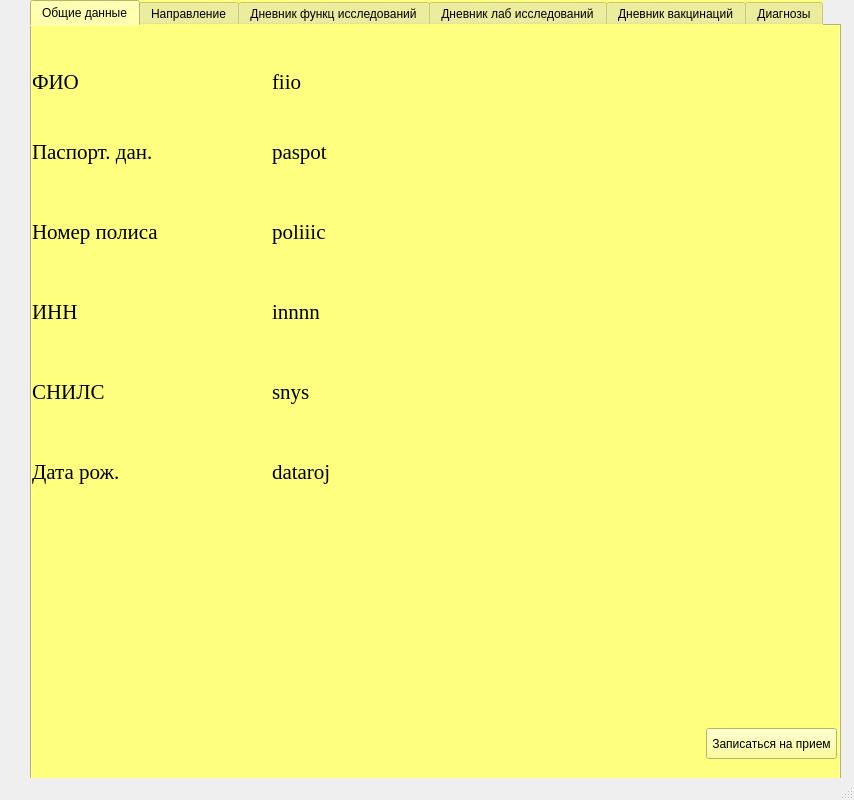
<?xml version="1.0" encoding="UTF-8"?>
<ui version="4.0">
 <class>MainWindow</class>
 <widget class="QMainWindow" name="MainWindow">
  <property name="enabled">
   <bool>true</bool>
  </property>
  <property name="geometry">
   <rect>
    <x>0</x>
    <y>0</y>
    <width>854</width>
    <height>800</height>
   </rect>
  </property>
  <property name="windowTitle">
   <string>MainWindow</string>
  </property>
  <widget class="QWidget" name="centralwidget">
   <widget class="QTabWidget" name="tabWidget">
    <property name="geometry">
     <rect>
      <x>30</x>
      <y>0</y>
      <width>811</width>
      <height>800</height>
     </rect>
    </property>
    <property name="font">
     <font>
      <pointsize>9</pointsize>
     </font>
    </property>
    <property name="styleSheet">
     <string notr="true">background-color: rgb(255, 255, 127);</string>
    </property>
    <property name="currentIndex">
     <number>0</number>
    </property>
    <widget class="QWidget" name="tab_4">
     <attribute name="title">
      <string>Общие данные</string>
     </attribute>
     <widget class="QLabel" name="label_2">
      <property name="geometry">
       <rect>
        <x>0</x>
        <y>30</y>
        <width>180</width>
        <height>51</height>
       </rect>
      </property>
      <property name="font">
       <font>
        <family>Times New Roman</family>
        <pointsize>16</pointsize>
       </font>
      </property>
      <property name="text">
       <string>ФИО</string>
      </property>
      <property name="scaledContents">
       <bool>false</bool>
      </property>
      <property name="margin">
       <number>10</number>
      </property>
     </widget>
     <widget class="QLabel" name="label_3">
      <property name="geometry">
       <rect>
        <x>240</x>
        <y>30</y>
        <width>541</width>
        <height>51</height>
       </rect>
      </property>
      <property name="font">
       <font>
        <family>Times New Roman</family>
        <pointsize>16</pointsize>
        <weight>50</weight>
        <italic>false</italic>
        <bold>false</bold>
        <underline>false</underline>
        <strikeout>false</strikeout>
        <kerning>true</kerning>
       </font>
      </property>
      <property name="text">
       <string>fiio</string>
      </property>
      <property name="scaledContents">
       <bool>false</bool>
      </property>
      <property name="margin">
       <number>10</number>
      </property>
     </widget>
     <widget class="QLabel" name="label_4">
      <property name="geometry">
       <rect>
        <x>240</x>
        <y>100</y>
        <width>541</width>
        <height>51</height>
       </rect>
      </property>
      <property name="font">
       <font>
        <family>Times New Roman</family>
        <pointsize>16</pointsize>
        <weight>50</weight>
        <italic>false</italic>
        <bold>false</bold>
        <underline>false</underline>
        <strikeout>false</strikeout>
        <kerning>true</kerning>
       </font>
      </property>
      <property name="text">
       <string>paspot</string>
      </property>
      <property name="scaledContents">
       <bool>false</bool>
      </property>
      <property name="margin">
       <number>10</number>
      </property>
     </widget>
     <widget class="QLabel" name="label_5">
      <property name="geometry">
       <rect>
        <x>0</x>
        <y>100</y>
        <width>180</width>
        <height>51</height>
       </rect>
      </property>
      <property name="font">
       <font>
        <family>Times New Roman</family>
        <pointsize>16</pointsize>
       </font>
      </property>
      <property name="text">
       <string>Паспорт. дан.</string>
      </property>
      <property name="scaledContents">
       <bool>false</bool>
      </property>
      <property name="margin">
       <number>10</number>
      </property>
     </widget>
     <widget class="QLabel" name="label_6">
      <property name="geometry">
       <rect>
        <x>240</x>
        <y>180</y>
        <width>541</width>
        <height>51</height>
       </rect>
      </property>
      <property name="font">
       <font>
        <family>Times New Roman</family>
        <pointsize>16</pointsize>
        <weight>50</weight>
        <italic>false</italic>
        <bold>false</bold>
        <underline>false</underline>
        <strikeout>false</strikeout>
        <kerning>true</kerning>
       </font>
      </property>
      <property name="text">
       <string>poliiic</string>
      </property>
      <property name="scaledContents">
       <bool>false</bool>
      </property>
      <property name="margin">
       <number>10</number>
      </property>
     </widget>
     <widget class="QLabel" name="label_7">
      <property name="geometry">
       <rect>
        <x>0</x>
        <y>180</y>
        <width>180</width>
        <height>51</height>
       </rect>
      </property>
      <property name="font">
       <font>
        <family>Times New Roman</family>
        <pointsize>16</pointsize>
       </font>
      </property>
      <property name="text">
       <string>Номер полиса</string>
      </property>
      <property name="scaledContents">
       <bool>false</bool>
      </property>
      <property name="margin">
       <number>10</number>
      </property>
     </widget>
     <widget class="QLabel" name="label_8">
      <property name="geometry">
       <rect>
        <x>240</x>
        <y>260</y>
        <width>541</width>
        <height>51</height>
       </rect>
      </property>
      <property name="font">
       <font>
        <family>Times New Roman</family>
        <pointsize>16</pointsize>
        <weight>50</weight>
        <italic>false</italic>
        <bold>false</bold>
        <underline>false</underline>
        <strikeout>false</strikeout>
        <kerning>true</kerning>
       </font>
      </property>
      <property name="text">
       <string>innnn</string>
      </property>
      <property name="scaledContents">
       <bool>false</bool>
      </property>
      <property name="margin">
       <number>10</number>
      </property>
     </widget>
     <widget class="QLabel" name="label_9">
      <property name="geometry">
       <rect>
        <x>0</x>
        <y>260</y>
        <width>180</width>
        <height>51</height>
       </rect>
      </property>
      <property name="font">
       <font>
        <family>Times New Roman</family>
        <pointsize>16</pointsize>
       </font>
      </property>
      <property name="text">
       <string>ИНН</string>
      </property>
      <property name="scaledContents">
       <bool>false</bool>
      </property>
      <property name="margin">
       <number>10</number>
      </property>
     </widget>
     <widget class="QLabel" name="label_10">
      <property name="geometry">
       <rect>
        <x>0</x>
        <y>340</y>
        <width>180</width>
        <height>51</height>
       </rect>
      </property>
      <property name="font">
       <font>
        <family>Times New Roman</family>
        <pointsize>16</pointsize>
       </font>
      </property>
      <property name="text">
       <string>СНИЛС</string>
      </property>
      <property name="scaledContents">
       <bool>false</bool>
      </property>
      <property name="margin">
       <number>10</number>
      </property>
     </widget>
     <widget class="QLabel" name="label_11">
      <property name="geometry">
       <rect>
        <x>240</x>
        <y>340</y>
        <width>541</width>
        <height>51</height>
       </rect>
      </property>
      <property name="font">
       <font>
        <family>Times New Roman</family>
        <pointsize>16</pointsize>
        <weight>50</weight>
        <italic>false</italic>
        <bold>false</bold>
        <underline>false</underline>
        <strikeout>false</strikeout>
        <kerning>true</kerning>
       </font>
      </property>
      <property name="text">
       <string>snys</string>
      </property>
      <property name="scaledContents">
       <bool>false</bool>
      </property>
      <property name="margin">
       <number>10</number>
      </property>
     </widget>
     <widget class="QLabel" name="label_12">
      <property name="geometry">
       <rect>
        <x>240</x>
        <y>420</y>
        <width>541</width>
        <height>51</height>
       </rect>
      </property>
      <property name="font">
       <font>
        <family>Times New Roman</family>
        <pointsize>16</pointsize>
        <weight>50</weight>
        <italic>false</italic>
        <bold>false</bold>
        <underline>false</underline>
        <strikeout>false</strikeout>
        <kerning>true</kerning>
       </font>
      </property>
      <property name="text">
       <string>dataroj</string>
      </property>
      <property name="scaledContents">
       <bool>false</bool>
      </property>
      <property name="margin">
       <number>10</number>
      </property>
     </widget>
     <widget class="QLabel" name="label_13">
      <property name="geometry">
       <rect>
        <x>0</x>
        <y>420</y>
        <width>180</width>
        <height>51</height>
       </rect>
      </property>
      <property name="font">
       <font>
        <family>Times New Roman</family>
        <pointsize>16</pointsize>
       </font>
      </property>
      <property name="text">
       <string>Дата рож.</string>
      </property>
      <property name="scaledContents">
       <bool>false</bool>
      </property>
      <property name="margin">
       <number>10</number>
      </property>
     </widget>
     <widget class="QPushButton" name="pushButton">
      <property name="geometry">
       <rect>
        <x>674</x>
        <y>702</y>
        <width>131</width>
        <height>31</height>
       </rect>
      </property>
      <property name="text">
       <string>Записаться на прием</string>
      </property>
     </widget>
    </widget>
    <widget class="QWidget" name="tab_7">
     <attribute name="title">
      <string>Направление</string>
     </attribute>
     <widget class="QTableWidget" name="tableWidget">
      <property name="geometry">
       <rect>
        <x>0</x>
        <y>0</y>
        <width>800</width>
        <height>800</height>
       </rect>
      </property>
      <property name="font">
       <font>
        <family>Times New Roman</family>
        <pointsize>12</pointsize>
        <underline>false</underline>
        <strikeout>false</strikeout>
       </font>
      </property>
      <property name="cursor" stdset="0">
       <cursorShape>CrossCursor</cursorShape>
      </property>
      <property name="sortingEnabled">
       <bool>false</bool>
      </property>
      <property name="rowCount">
       <number>3</number>
      </property>
      <property name="columnCount">
       <number>5</number>
      </property>
      <attribute name="horizontalHeaderCascadingSectionResizes">
       <bool>false</bool>
      </attribute>
      <attribute name="horizontalHeaderShowSortIndicator" stdset="0">
       <bool>false</bool>
      </attribute>
      <attribute name="horizontalHeaderStretchLastSection">
       <bool>true</bool>
      </attribute>
      <attribute name="verticalHeaderCascadingSectionResizes">
       <bool>false</bool>
      </attribute>
      <attribute name="verticalHeaderDefaultSectionSize">
       <number>20</number>
      </attribute>
      <attribute name="verticalHeaderMinimumSectionSize">
       <number>21</number>
      </attribute>
      <attribute name="verticalHeaderShowSortIndicator" stdset="0">
       <bool>false</bool>
      </attribute>
      <attribute name="verticalHeaderStretchLastSection">
       <bool>false</bool>
      </attribute>
      <row/>
      <row/>
      <row/>
      <column>
       <property name="text">
        <string>Тип</string>
       </property>
      </column>
      <column>
       <property name="text">
        <string>Название</string>
       </property>
      </column>
      <column>
       <property name="text">
        <string>Дата</string>
       </property>
      </column>
      <column>
       <property name="text">
        <string>Врач</string>
       </property>
      </column>
      <column>
       <property name="text">
        <string>Готовность</string>
       </property>
      </column>
      <item row="1" column="0">
       <property name="text">
        <string>ggwp</string>
       </property>
      </item>
      <item row="1" column="1">
       <property name="text">
        <string>ffna15</string>
       </property>
      </item>
      <item row="1" column="2">
       <property name="text">
        <string>pp</string>
       </property>
      </item>
      <item row="1" column="3">
       <property name="text">
        <string>xD</string>
       </property>
      </item>
      <item row="1" column="4">
       <property name="text">
        <string>lol</string>
       </property>
      </item>
      <item row="2" column="0">
       <property name="text">
        <string>re</string>
       </property>
      </item>
      <item row="2" column="1">
       <property name="text">
        <string>hhjj</string>
       </property>
      </item>
     </widget>
    </widget>
    <widget class="QWidget" name="tab_5">
     <attribute name="title">
      <string>Дневник функц исследований</string>
     </attribute>
     <widget class="QTableWidget" name="tableWidget_2">
      <property name="geometry">
       <rect>
        <x>0</x>
        <y>0</y>
        <width>800</width>
        <height>800</height>
       </rect>
      </property>
      <property name="font">
       <font>
        <family>Times New Roman</family>
        <pointsize>12</pointsize>
       </font>
      </property>
      <property name="rowCount">
       <number>3</number>
      </property>
      <attribute name="horizontalHeaderCascadingSectionResizes">
       <bool>false</bool>
      </attribute>
      <attribute name="horizontalHeaderHighlightSections">
       <bool>true</bool>
      </attribute>
      <attribute name="horizontalHeaderShowSortIndicator" stdset="0">
       <bool>false</bool>
      </attribute>
      <attribute name="horizontalHeaderStretchLastSection">
       <bool>true</bool>
      </attribute>
      <attribute name="verticalHeaderVisible">
       <bool>false</bool>
      </attribute>
      <attribute name="verticalHeaderCascadingSectionResizes">
       <bool>false</bool>
      </attribute>
      <attribute name="verticalHeaderShowSortIndicator" stdset="0">
       <bool>false</bool>
      </attribute>
      <attribute name="verticalHeaderStretchLastSection">
       <bool>false</bool>
      </attribute>
      <row/>
      <row/>
      <row/>
      <column>
       <property name="text">
        <string>Название</string>
       </property>
      </column>
      <column>
       <property name="text">
        <string>Дата</string>
       </property>
      </column>
      <column>
       <property name="text">
        <string>Врач</string>
       </property>
      </column>
      <column>
       <property name="text">
        <string>Результат</string>
       </property>
      </column>
      <item row="0" column="0">
       <property name="text">
        <string>rt</string>
       </property>
       <property name="background">
        <brush brushstyle="SolidPattern">
         <color alpha="255">
          <red>255</red>
          <green>0</green>
          <blue>0</blue>
         </color>
        </brush>
       </property>
      </item>
      <item row="0" column="1">
       <property name="text">
        <string>ed</string>
       </property>
       <property name="background">
        <brush brushstyle="SolidPattern">
         <color alpha="255">
          <red>0</red>
          <green>255</green>
          <blue>0</blue>
         </color>
        </brush>
       </property>
      </item>
      <item row="0" column="2">
       <property name="text">
        <string>cv</string>
       </property>
      </item>
      <item row="0" column="3">
       <property name="text">
        <string>gf</string>
       </property>
      </item>
      <item row="1" column="0">
       <property name="text">
        <string>d</string>
       </property>
      </item>
     </widget>
    </widget>
    <widget class="QWidget" name="tab_6">
     <attribute name="title">
      <string>Дневник лаб исследований</string>
     </attribute>
     <widget class="QTableWidget" name="tableWidget_3">
      <property name="geometry">
       <rect>
        <x>0</x>
        <y>0</y>
        <width>800</width>
        <height>800</height>
       </rect>
      </property>
      <property name="font">
       <font>
        <family>Times New Roman</family>
        <pointsize>12</pointsize>
       </font>
      </property>
      <property name="rowCount">
       <number>3</number>
      </property>
      <attribute name="horizontalHeaderCascadingSectionResizes">
       <bool>false</bool>
      </attribute>
      <attribute name="horizontalHeaderHighlightSections">
       <bool>true</bool>
      </attribute>
      <attribute name="horizontalHeaderShowSortIndicator" stdset="0">
       <bool>false</bool>
      </attribute>
      <attribute name="horizontalHeaderStretchLastSection">
       <bool>true</bool>
      </attribute>
      <attribute name="verticalHeaderVisible">
       <bool>false</bool>
      </attribute>
      <attribute name="verticalHeaderCascadingSectionResizes">
       <bool>false</bool>
      </attribute>
      <attribute name="verticalHeaderShowSortIndicator" stdset="0">
       <bool>false</bool>
      </attribute>
      <attribute name="verticalHeaderStretchLastSection">
       <bool>false</bool>
      </attribute>
      <row/>
      <row/>
      <row/>
      <column>
       <property name="text">
        <string>Название</string>
       </property>
      </column>
      <column>
       <property name="text">
        <string>Дата</string>
       </property>
      </column>
      <column>
       <property name="text">
        <string>Врач</string>
       </property>
      </column>
      <column>
       <property name="text">
        <string>Результат</string>
       </property>
      </column>
      <item row="0" column="0">
       <property name="text">
        <string>Арх</string>
       </property>
      </item>
      <item row="0" column="1">
       <property name="text">
        <string>fd</string>
       </property>
      </item>
      <item row="0" column="2">
       <property name="text">
        <string>v</string>
       </property>
      </item>
      <item row="0" column="3">
       <property name="text">
        <string>b</string>
       </property>
      </item>
      <item row="1" column="0">
       <property name="text">
        <string>c</string>
       </property>
      </item>
      <item row="1" column="1">
       <property name="text">
        <string>v</string>
       </property>
      </item>
      <item row="1" column="2">
       <property name="text">
        <string>b</string>
       </property>
      </item>
      <item row="1" column="3">
       <property name="text">
        <string>n</string>
       </property>
      </item>
     </widget>
    </widget>
    <widget class="QWidget" name="tab_3">
     <attribute name="title">
      <string>Дневник вакцинаций</string>
     </attribute>
     <widget class="QTableWidget" name="tableWidget_4">
      <property name="geometry">
       <rect>
        <x>0</x>
        <y>0</y>
        <width>800</width>
        <height>800</height>
       </rect>
      </property>
      <property name="font">
       <font>
        <family>Times New Roman</family>
        <pointsize>12</pointsize>
       </font>
      </property>
      <property name="rowCount">
       <number>3</number>
      </property>
      <attribute name="horizontalHeaderShowSortIndicator" stdset="0">
       <bool>false</bool>
      </attribute>
      <attribute name="horizontalHeaderStretchLastSection">
       <bool>true</bool>
      </attribute>
      <row/>
      <row/>
      <row/>
      <column>
       <property name="text">
        <string>Название</string>
       </property>
      </column>
      <column>
       <property name="text">
        <string>Тип вакцины</string>
       </property>
      </column>
      <column>
       <property name="text">
        <string>Дата начала</string>
       </property>
      </column>
      <column>
       <property name="text">
        <string>Дата конца </string>
       </property>
      </column>
      <item row="0" column="0">
       <property name="text">
        <string>x</string>
       </property>
      </item>
      <item row="0" column="1">
       <property name="text">
        <string>x</string>
       </property>
      </item>
      <item row="0" column="2">
       <property name="text">
        <string>z</string>
       </property>
      </item>
      <item row="0" column="3">
       <property name="text">
        <string>cvb</string>
       </property>
      </item>
      <item row="1" column="0">
       <property name="text">
        <string>ds</string>
       </property>
      </item>
      <item row="1" column="1">
       <property name="text">
        <string>f</string>
       </property>
      </item>
     </widget>
    </widget>
    <widget class="QWidget" name="tab">
     <attribute name="title">
      <string>Диагнозы</string>
     </attribute>
     <widget class="QTableWidget" name="tableWidget_5">
      <property name="geometry">
       <rect>
        <x>0</x>
        <y>0</y>
        <width>800</width>
        <height>800</height>
       </rect>
      </property>
      <property name="font">
       <font>
        <family>Times New Roman</family>
        <pointsize>12</pointsize>
       </font>
      </property>
      <property name="rowCount">
       <number>3</number>
      </property>
      <attribute name="horizontalHeaderCascadingSectionResizes">
       <bool>false</bool>
      </attribute>
      <attribute name="horizontalHeaderHighlightSections">
       <bool>true</bool>
      </attribute>
      <attribute name="horizontalHeaderShowSortIndicator" stdset="0">
       <bool>false</bool>
      </attribute>
      <attribute name="horizontalHeaderStretchLastSection">
       <bool>true</bool>
      </attribute>
      <attribute name="verticalHeaderVisible">
       <bool>false</bool>
      </attribute>
      <attribute name="verticalHeaderCascadingSectionResizes">
       <bool>false</bool>
      </attribute>
      <attribute name="verticalHeaderShowSortIndicator" stdset="0">
       <bool>false</bool>
      </attribute>
      <attribute name="verticalHeaderStretchLastSection">
       <bool>false</bool>
      </attribute>
      <row/>
      <row/>
      <row/>
      <column>
       <property name="text">
        <string>Дата</string>
       </property>
      </column>
      <column>
       <property name="text">
        <string>Врач</string>
       </property>
      </column>
      <column>
       <property name="text">
        <string>Результат</string>
       </property>
      </column>
      <item row="0" column="0">
       <property name="text">
        <string>dcv</string>
       </property>
      </item>
      <item row="0" column="1">
       <property name="text">
        <string>fd</string>
       </property>
      </item>
      <item row="0" column="2">
       <property name="text">
        <string>x</string>
       </property>
      </item>
      <item row="1" column="0">
       <property name="text">
        <string>m</string>
       </property>
      </item>
      <item row="1" column="1">
       <property name="text">
        <string>n</string>
       </property>
      </item>
      <item row="1" column="2">
       <property name="text">
        <string>vb</string>
       </property>
      </item>
     </widget>
    </widget>
   </widget>
  </widget>
  <widget class="QMenuBar" name="menubar">
   <property name="geometry">
    <rect>
     <x>0</x>
     <y>0</y>
     <width>854</width>
     <height>21</height>
    </rect>
   </property>
  </widget>
  <widget class="QStatusBar" name="statusbar"/>
 </widget>
 <resources/>
 <connections/>
</ui>
